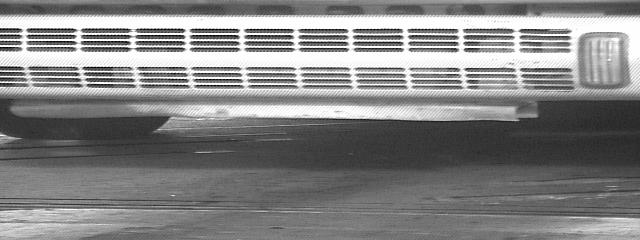
#> input picture average_speed_radar/plate-detection/sample_images/negative/26112002070913.jpg, 640 x 240 px, given in place of the camera
$ python Main.py
#> lines starting #> are read from the running program, lines starting #| are printed output that depends on the picture; after the words box and inside, x2 and y2 are one past the last pixel; in counts of white or black regions, pixels touching at a corner belong together
### average_speed_radar/plate_detection/ImageLimitator.py
from copy import copy

import cv2


class ImageLimitator:
    img_in = None

    first_line_height = 200
    first_line_width = 200
    second_line_width = 500

    img_with_limiter_indicator = None
    img_cuted = None

    def __init__(self, img_in):
        self.img_in = img_in
        self.preview_cut()
        self.cut_image()

    def cut_image(self):
        self.img_cuted = self.img_in[self.first_line_height:, self.first_line_width:self.second_line_width]

    def preview_cut(self):
        height, width, channels = self.img_in.shape
        self.img_with_limiter_indicator = copy(self.img_in)

        self.img_with_limiter_indicator = cv2.line(
            self.img_with_limiter_indicator,
            (0, self.first_line_height),
            (width, self.first_line_height),
            (0, 0, 255),
            1
        )

        self.img_with_limiter_indicator = cv2.line(
            self.img_with_limiter_indicator,
            (self.first_line_width, width),
            (self.first_line_width, 0),
            (0, 0, 255),
            1
        )

        self.img_with_limiter_indicator = cv2.line(
            self.img_with_limiter_indicator,
            (self.second_line_width, width),
            (self.second_line_width, 0),
            (0, 0, 255),
            1
        );

### average_speed_radar/plate_detection/ImageProcessor.py
import cv2
import numpy as np

from copy import copy


def __to_gray_scale_image(img_in):
    img_out = cv2.cvtColor(copy(img_in), cv2.COLOR_BGR2GRAY)
    return img_out


def __remove_noise_on_image(img_in):
    img_out = cv2.bilateralFilter(img_in, 9, 75, 75)
    return img_out


def __histogram_equalisation_on_image(img_in):
    img_out = cv2.equalizeHist(img_in)
    return img_out


def __to_threshold_image(img_in):
    ret, img_out = cv2.threshold(copy(img_in), 90, 255, cv2.THRESH_BINARY)
    return img_out


def __morphological_opening_image(histogram_equalized):
    kernel = cv2.getStructuringElement(cv2.MORPH_RECT, (5, 5))
    morph_image = cv2.morphologyEx(histogram_equalized, cv2.MORPH_OPEN, kernel, iterations=15)
    return morph_image


def __subtract_image(equal_histogram, morph_image):
    img_out = cv2.subtract(equal_histogram, morph_image)
    return img_out


def __blur_image(img_in):
    img_out = cv2.GaussianBlur(copy(img_in), (25, 25), 0)
    return img_out


def __canny_image(img_in):
    img_out = cv2.Canny(img_in, 250, 255)
    return img_out


def __dilate_shapes_on_image(img_in):
    kernel = np.ones((3, 3), np.uint8)
    img_out = cv2.dilate(img_in, kernel, iterations=1)
    return img_out


def process_image(img_in):
    # cv2.imshow('img_in', img_in)

    gray_scale_out_image = __to_gray_scale_image(img_in)
    # cv2.imshow('gray_scale_out_image', gray_scale_out_image)

    remove_noise = __remove_noise_on_image(gray_scale_out_image)
    # cv2.imshow('remove_noise', remove_noise)

    equal_histogram = __histogram_equalisation_on_image(remove_noise)
    # cv2.imshow('equal_histogram', equal_histogram)

    morph_image = __morphological_opening_image(equal_histogram)
    # cv2.imshow('morph_image', morph_image)

    subtracted_image = __subtract_image(equal_histogram, morph_image)
    # cv2.imshow('subtracted_image', subtracted_image)

    threshold_out_image = __to_threshold_image(subtracted_image)
    # cv2.imshow('threshold_out_image', threshold_out_image)

    # blur_out_image = __blur_image(threshold_out_image)

    canny_image = __canny_image(threshold_out_image)
    # cv2.imshow('canny_image', canny_image)

    dilated_image = __dilate_shapes_on_image(canny_image)
    # cv2.imshow('dilated', dilated_image)

    return dilated_image

### average_speed_radar/plate_detection/ShapeDetector.py
from copy import copy
from plate_detection.ImageProcessor import process_image

import cv2
import numpy as np


class ShapeDetector:
    original_image = None
    cuted_image = None
    processed_image = None
    image_with_shapes = None
    screenCnt = None
    shape_detected = None

    __shapes_sides = 4
    # Select the contour with __shapes_sides corners
    __max_shapes = 10
    # Sort the contours based on area , so that the number plate-detection will be in top '__max_shapes' contours
    __perimeter_approximate = 0.06

    # Approximating with % error

    def __init__(self, original_image, cuted_image):

        self.original_image = original_image
        self.cuted_image = cuted_image

        self.processed_image = process_image(self.cuted_image)

        self.__find_shapes()
        self.__cut_image_on_shape()
        self.__draw_shapes_in_cuted_image()

    def __find_shapes(self):

        contours, hierarchy = cv2.findContours(self.processed_image, cv2.RETR_TREE, cv2.CHAIN_APPROX_SIMPLE)
        contours = sorted(contours, key=cv2.contourArea, reverse=True)[:self.__max_shapes]

        for contour in contours:

            peri = cv2.arcLength(contour, True)
            approx = cv2.approxPolyDP(contour, self.__perimeter_approximate * peri, True)  # Approximating with 6% error

            if len(approx) == self.__shapes_sides:
                self.screenCnt = approx
                break

    def __draw_shapes_in_cuted_image(self):
        if self.screenCnt is not None:
            self.image_with_shapes = cv2.drawContours(self.cuted_image, [self.screenCnt], -1, (0, 255, 0), 3)
        else:
            self.image_with_shapes = self.cuted_image

    def __cut_image_on_shape(self):
        if self.screenCnt is not None:
            (x, y, w, h) = cv2.boundingRect(self.screenCnt)

            self.shape_detected = copy(self.cuted_image[y:y + h, x:x + w])
        else:
            self.shape_detected = copy(self.cuted_image)

### average_speed_radar/character_recognition/CharacterRecognition.py
import pytesseract
import cv2


class CharacterRecognition:
    img_in = None
    enchanted_image = None
    result = "Desconhecido"

    __characters = None
    __special_chars_to_remove = "!@#%¨&*()_+:;><^^}{`?|~¬\/=,.'ºª»‘"

    def recognition(self, img_in):
        self.img_in = img_in
        self.__enchant_characters_in_the_image()
        self.__characters = self.__image_to_string()
        self.__remove_noise()

        return self.result

    def __enchant_characters_in_the_image(self):
        y, cr, cb = cv2.split(cv2.cvtColor(self.img_in, cv2.COLOR_RGB2YCrCb))
        y = cv2.equalizeHist(y)
        self.enchanted_image = cv2.cvtColor(cv2.merge([y, cr, cb]), cv2.COLOR_YCrCb2RGB)

    def __image_to_string(self):
        return pytesseract.image_to_string(self.img_in, lang='eng')

    # [4 lines left out: function __remove_special_chars, not called in this run]

    def __remove_noise(self):
        if len(self.__characters) > 0:
            self.result = self.__remove_special_chars(self.__characters)

### average_speed_radar/plate_detection/PlateDetection.py
from plate_detection.ImageLimitator import ImageLimitator
from plate_detection.ShapeDetector import ShapeDetector
from copy import copy

import cv2


class PlateDetection:
    image_limitator_active = False

    ShapeDetector = None
    ImageLimitator = None

    original_image = None
    image_cuted = None

    def __init__(self, img_in):
        self.original_image = img_in

        self.ImageLimitator = ImageLimitator(copy(self.original_image))
        self.image_cuted = self.ImageLimitator.img_cuted

        if self.image_limitator_active is True:
            self.ShapeDetector = ShapeDetector(copy(self.original_image), self.image_cuted)
        else:
            self.ShapeDetector = ShapeDetector(copy(self.original_image), self.original_image)

### average_speed_radar/camera_integration/CameraIntegration.py
import cv2


def get_camera():
    return cv2.VideoCapture(0)

### average_speed_radar/Main.py
import cv2

from plate_detection.PlateDetection import PlateDetection
from plate_detection.PlateFormatter import is_plate_format
from camera_integration.CameraIntegration import get_camera
from character_recognition.CharacterRecognition import CharacterRecognition

camera = get_camera()

while camera.isOpened():
    conectado, frame = camera.read()
#> frame is the input picture: shape (240, 640, 3); min 0, max 255, mean 131.3
    detection = PlateDetection(frame)
#> in cut_image, `self.img_cuted = self.img_in[self.first_line_height:, self.first_line_..`:
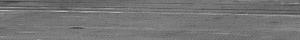
#> self.img_cuted: shape (40, 300, 3); min 58, max 187, mean 116.4
#> in __morphological_opening_image, `morph_image = cv2.morphologyEx(histogram_equalized, cv2.MORPH_OPEN, ke..`:
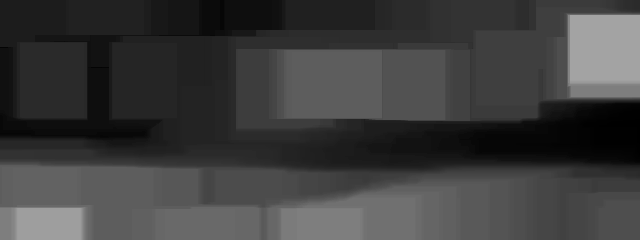
#> morph_image: shape (240, 640); min 0, max 163, mean 61.8
#> in __subtract_image, `img_out = cv2.subtract(equal_histogram, morph_image)`:
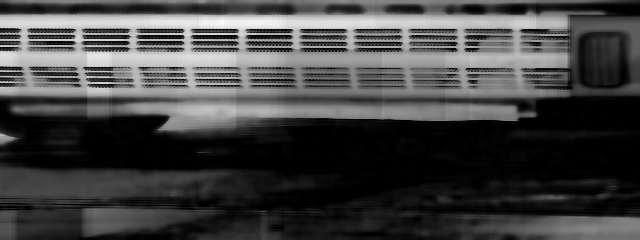
#> img_out: shape (240, 640); min 0, max 248, mean 66.6
#> in __to_threshold_image, `ret, img_out = cv2.threshold(copy(img_in), 90, 255, cv2.THRESH_BINARY)`:
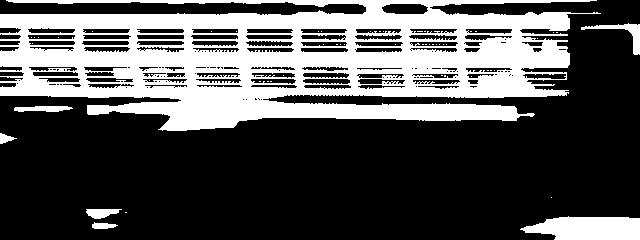
#> img_out: shape (240, 640); 32.2% white; 53 white regions (46 under 20 px), largest, box (x1, y1, x2, y2) and area: (0, 0, 601, 131) 45867, (520, 216, 640, 240) 2277, (581, 23, 640, 55) 438
#> in __canny_image, `img_out = cv2.Canny(img_in, 250, 255)`:
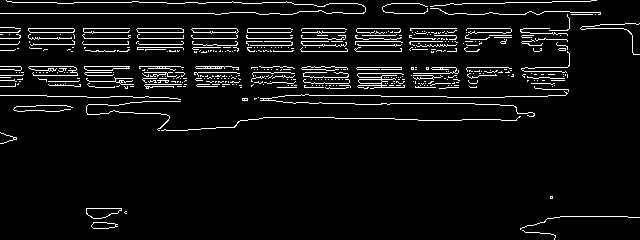
#> img_out: shape (240, 640); 6% white in thin lines or dots
#> in __dilate_shapes_on_image, `img_out = cv2.dilate(img_in, kernel, iterations=1)`:
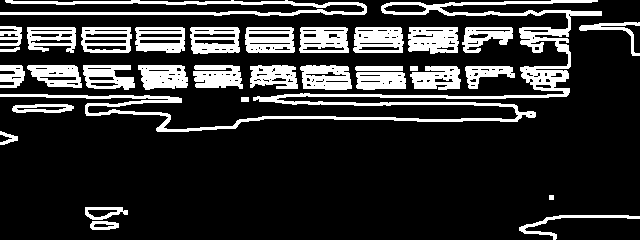
#> img_out: shape (240, 640); 18.9% white; 33 white regions
#> in __find_shapes, `contours, hierarchy = cv2.findContours(self.processed_image, cv2.RETR_..`: contours = 209 contours, 121 with area under 20; largest, box (x1, y1, x2, y2) and area: (0, 0, 602, 132) 5895, (0, 0, 367, 16) 1548, (190, 27, 240, 54) 1186, (81, 27, 132, 53) 1184, (353, 27, 404, 53) 1179
#> in __find_shapes, `contours = sorted(contours, key=cv2.contourArea, reverse=True)[:self._..`: contours = 10 contours; largest, box (x1, y1, x2, y2) and area: (0, 0, 602, 132) 5895, (0, 0, 367, 16) 1548, (190, 27, 240, 54) 1186, (81, 27, 132, 53) 1184, (353, 27, 404, 53) 1179
#> the loop in __find_shapes, `for contour in contours: ` made 3 passes
#> (peri, self.screenCnt) on pass 3: (154.8, [[190, 28], [193, 53], [239, 51], [237, 27]])
#> (peri, approx) on passes 1 to 2: (4093.7, [[601, 11], [0, 96]]), (1496.2, [[0, 14], [366, 6]])
#> in __cut_image_on_shape, `(x, y, w, h) = cv2.boundingRect(self.screenCnt)`: x = 190; y = 27; w = 50; h = 27
    ocr = CharacterRecognition()
    text = ocr.recognition(detection.ShapeDetector.shape_detected)
#> in __enchant_characters_in_the_image, `y, cr, cb = cv2.split(cv2.cvtColor(self.img_in, cv2.COLOR_RGB2YCrCb))`: cr: shape (27, 50); every value is 128
#> in __enchant_characters_in_the_image, `y = cv2.equalizeHist(y)`:
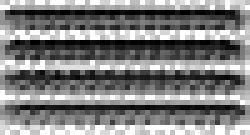
#> y: shape (27, 50) (shown 5 times larger); min 0, max 255, mean 128.6
#> (the run stopped early here; a loop or call above may not have finished)

$ run again, on average_speed_radar/plate-detection/sample_images/negative/26112002070935.jpg
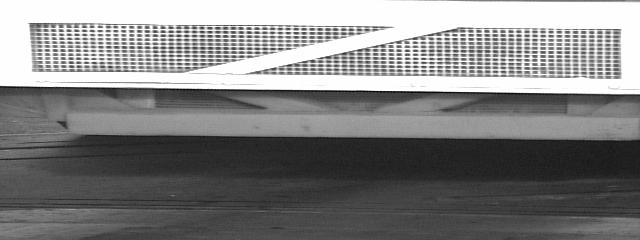
#> input picture average_speed_radar/plate-detection/sample_images/negative/26112002070935.jpg, 640 x 240 px, given in place of the camera
#> frame is the input picture: shape (240, 640, 3); min 0, max 255, mean 130.5
#> in __dilate_shapes_on_image, `img_out = cv2.dilate(img_in, kernel, iterations=1)`:
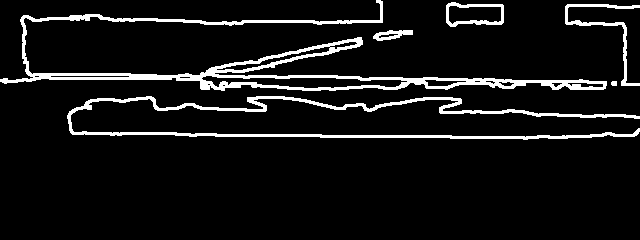
#> img_out: shape (240, 640); 7.9% white; 6 white regions
#> in __find_shapes, `contours, hierarchy = cv2.findContours(self.processed_image, cv2.RETR_..`: contours = 22 contours, 5 with area under 20; largest, box (x1, y1, x2, y2) and area: (0, 0, 607, 91) 7455, (67, 96, 640, 140) 2816, (201, 75, 408, 89) 1515, (446, 2, 504, 27) 1134, (448, 5, 502, 25) 794
#> in __find_shapes, `contours = sorted(contours, key=cv2.contourArea, reverse=True)[:self._..`: contours = 10 contours; largest, box (x1, y1, x2, y2) and area: (0, 0, 607, 91) 7455, (67, 96, 640, 140) 2816, (201, 75, 408, 89) 1515, (446, 2, 504, 27) 1134, (448, 5, 502, 25) 794
#> the loop in __find_shapes, `for contour in contours: ` made 4 passes
#> (peri, self.screenCnt) on pass 4: (157.1, [[446, 5], [450, 26], [503, 22], [502, 4]])
#> in __cut_image_on_shape, `(x, y, w, h) = cv2.boundingRect(self.screenCnt)`: x = 446; y = 4; w = 58; h = 23
#> cr: shape (23, 58); every value is 128
#> in __enchant_characters_in_the_image, `y = cv2.equalizeHist(y)`:
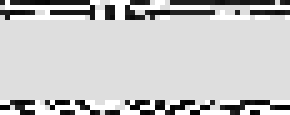
#> y: shape (23, 58) (shown 5 times larger); min 0, max 255, mean 200

$ run again, on average_speed_radar/plate-detection/sample_images/negative/26112002071026.jpg
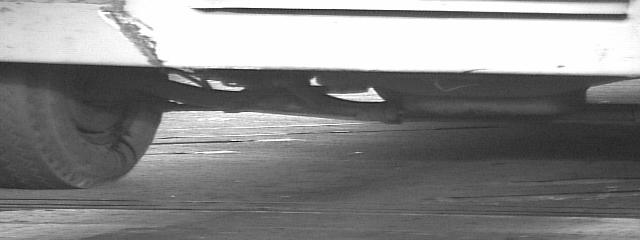
#> input picture average_speed_radar/plate-detection/sample_images/negative/26112002071026.jpg, 640 x 240 px, given in place of the camera
#> frame is the input picture: shape (240, 640, 3); min 0, max 255, mean 134.5
#> in __to_threshold_image, `ret, img_out = cv2.threshold(copy(img_in), 90, 255, cv2.THRESH_BINARY)`:
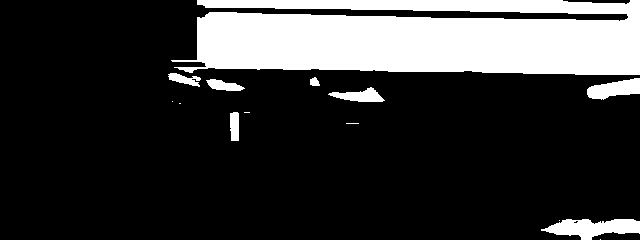
#> img_out: shape (240, 640); 21.2% white; 14 white regions (6 under 20 px), largest, box (x1, y1, x2, y2) and area: (171, 0, 640, 75) 29120, (541, 219, 640, 240) 1308, (587, 78, 640, 100) 745
#> in __dilate_shapes_on_image, `img_out = cv2.dilate(img_in, kernel, iterations=1)`:
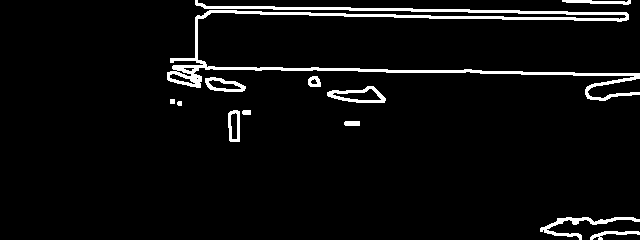
#> img_out: shape (240, 640); 4.7% white; 12 white regions
#> in __find_shapes, `contours, hierarchy = cv2.findContours(self.processed_image, cv2.RETR_..`: contours = 20 contours, 3 with area under 20; largest, box (x1, y1, x2, y2) and area: (167, 0, 640, 101) 3706, (327, 86, 386, 103) 606, (540, 217, 640, 240) 392, (205, 77, 246, 92) 386, (228, 110, 240, 142) 319
#> in __find_shapes, `contours = sorted(contours, key=cv2.contourArea, reverse=True)[:self._..`: contours = 10 contours; largest, box (x1, y1, x2, y2) and area: (167, 0, 640, 101) 3706, (327, 86, 386, 103) 606, (540, 217, 640, 240) 392, (205, 77, 246, 92) 386, (228, 110, 240, 142) 319
#> the loop in __find_shapes, `for contour in contours: ` made 5 passes
#> (peri, self.screenCnt) on pass 5: (80.49, [[233, 110], [229, 140], [239, 141], [239, 111]])
#> x = 229; y = 110; w = 11; h = 32

$ run again, on average_speed_radar/plate-detection/sample_images/negative/26112002071029.jpg
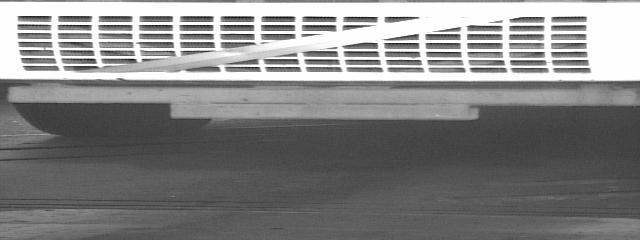
#> input picture average_speed_radar/plate-detection/sample_images/negative/26112002071029.jpg, 640 x 240 px, given in place of the camera
#> frame is the input picture: shape (240, 640, 3); min 8, max 255, mean 130.7
#> in __find_shapes, `contours, hierarchy = cv2.findContours(self.processed_image, cv2.RETR_..`: contours = 112 contours, 26 with area under 20; largest, box (x1, y1, x2, y2) and area: (385, 23, 508, 75) 4392, (138, 23, 261, 75) 3622, (0, 0, 588, 105) 2798, (17, 14, 59, 72) 1850, (507, 24, 547, 74) 1620
#> in __find_shapes, `contours = sorted(contours, key=cv2.contourArea, reverse=True)[:self._..`: contours = 10 contours; largest, box (x1, y1, x2, y2) and area: (385, 23, 508, 75) 4392, (138, 23, 261, 75) 3622, (0, 0, 588, 105) 2798, (17, 14, 59, 72) 1850, (507, 24, 547, 74) 1620
#> the loop in __find_shapes, `for contour in contours: ` made 2 passes
#> (peri, self.screenCnt) on pass 2: (427.4, [[139, 34], [169, 73], [260, 72], [210, 23]])
#> in __cut_image_on_shape, `(x, y, w, h) = cv2.boundingRect(self.screenCnt)`: x = 139; y = 23; w = 122; h = 51
#> cr: shape (51, 122); every value is 128
#> in __enchant_characters_in_the_image, `y = cv2.equalizeHist(y)`:
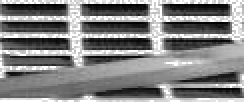
#> y: shape (51, 122) (shown 2 times larger); min 0, max 255, mean 129.6
